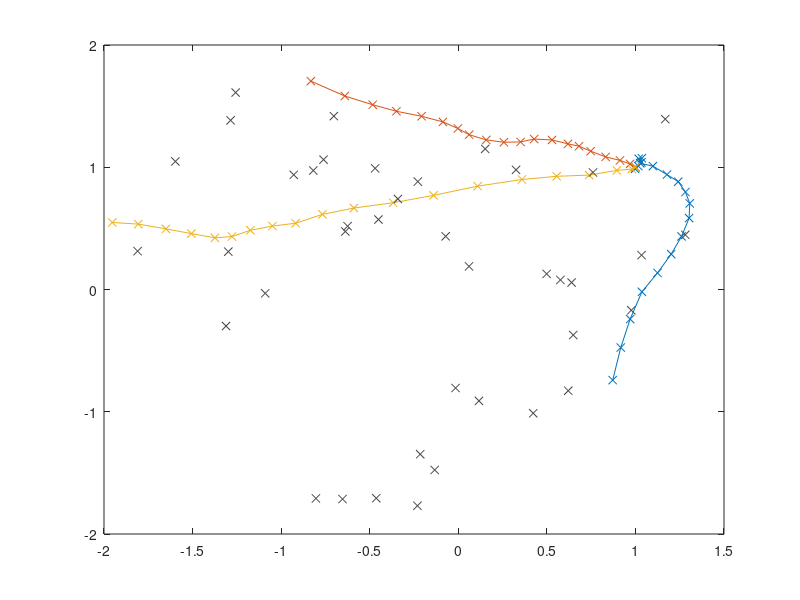

This figure's MATLAB source: (Note: this script raises an error after producing the figure.)
%% motion model
rng(1337)
T = 0.1;
F = [1 0 T 0; 0 1 0 T; 0 0 1 0; 0 0 0 1];
q = 1;
Q = [(q*T^3)/3  0           (q*T^2)/2   0;
     0          (q*T^3)/3   0           (q*T^2)/2;
     (q*T^2)/2  0           q*T         0;
     0          (q*T^2)/2   0           q*T];

H = [1 0 0 0;...
     0 1 0 0];
R = 0.00015*diag([1 1]);
 
%create 2d true states, X=[x y dotx doty]'
n = 20;
X1 = zeros(4,n);
X10 = [1 1 0 0]';
X1(:,1) = X10;
X2 = zeros(4,n);
X20 = [1 1 0 0]';
X2(:,1) = X20;
X3 = zeros(4,n);
X30 = [1 1 0 0]';
X3(:,1) = X30;
P_0 = 0.1*diag(ones(1,4));

Z1 = zeros(2,n);
Z2 = zeros(2,n);
Z3 = zeros(2,n);
Z1(:,1) = H*X1(:,1) + mvnrnd([0 0],R)';
Z2(:,1) = H*X2(:,1) + mvnrnd([0 0],R)';
Z3(:,1) = H*X3(:,1) + mvnrnd([0 0],R)';

for i = 2:n
    X1(:,i) = F*X1(:,i-1) + mvnrnd([0 0 0 0],Q)';
    X2(:,i) = F*X2(:,i-1) + mvnrnd([0 0 0 0],Q)';
    X3(:,i) = F*X3(:,i-1) + mvnrnd([0 0 0 0],Q)';
    Z1(:,i) = H*X1(:,i) + mvnrnd([0 0],R)';
    Z2(:,i) = H*X2(:,i) + mvnrnd([0 0],R)';
    Z3(:,i) = H*X3(:,i) + mvnrnd([0 0],R)';
end

%create clutter
clutterMeas = cell(1,n);
xmin = min([X1(1,:) X2(1,:) X3(1,:)]);
xmax = max([X1(1,:) X2(1,:) X3(1,:)]);
ymin = min([X1(2,:) X2(2,:) X3(1,:)]);
ymax = max([X1(2,:) X2(2,:) X3(1,:)]);

allClutter = [];
for k = 1:n
   poissValue = poissrnd(2);
   Xc = xmin + (xmax - xmin)*rand(1,poissValue);
   Yc = ymin + (ymax - ymin)*rand(1,poissValue);
   clutterMeas{k} = [Xc;Yc];
   allClutter = [allClutter clutterMeas{k}];
end

% Gather measurements 
Z = cell(1,n);
for k = 1:length(Z)
   Z{k} = [Z1(:,k) Z2(:,k) Z3(:,k) clutterMeas{k}]; 
end

%plot the samples and clutter
figure
plot(X1(1,:),X1(2,:),'x-',X2(1,:),X2(2,:),'x-',X3(1,:),X3(2,:),'x-')
hold on
plot(allClutter(1,:),allClutter(2,:),'x','Color',[0.3 0.3 0.3])

%% init
plot_gaussians = [];
ps = 0.99;
pd = 0.98;
%birth rfs around the center where the tracks spawn
means = cell(1,1);
covariances = cell(1,1);
weights = cell(1,1);
means{1} = [1 1 0 0]';
covariances{1} = 0.1*diag(ones(1,4));
weights{1} = 3;

%% filter recursion
figure;
gaussians = [];
phd_filter = PHDfilter;
phd_filter.set_birth_rfs(means, covariances, weights);
phd_filter.set_model_parameters(F,Q,H,R);
for i=1:20
    phd_filter.predict;
    phd_filter.update(Z{i},zeros(1,size(Z{i},2)))
    phd_filter.get_number_of_targets
    est = phd_filter.get_best_estimates;
    if ~isempty(est)
        for j=1:length(est)
            rng(est(j).index+5)
            color =  [rand, rand, rand];          
            plot(est(j).mu(1), est(j).mu(2),'x','Color',color)
            hold on
            est(j).index
        end
    end
    gaussians = [gaussians est];
    pause(0.2)
end

%% plot the gaussians
%[X,Y] = meshgrid(min([xmin ymin])-1:0.05:max([xmax ymax])+1);
[X,Y] = meshgrid(-2:0.05:3);
pdf = zeros(size(X));
figure
for i=1:length(gaussians)
    %pdf = pdf+gaussians(i).weight.*normpdfOverGrid(gaussians(i).mu(1:2),gaussians(i).P(1:2,1:2),X,Y);    
    pdf = pdf+normpdfOverGrid(gaussians(i).mu(1:2),gaussians(i).P(1:2,1:2),X,Y);
end
pdf(find(pdf == 0)) = NaN;
surf(X,Y,pdf)
xlabel('x')
ylabel('y')
zlabel('PHD')